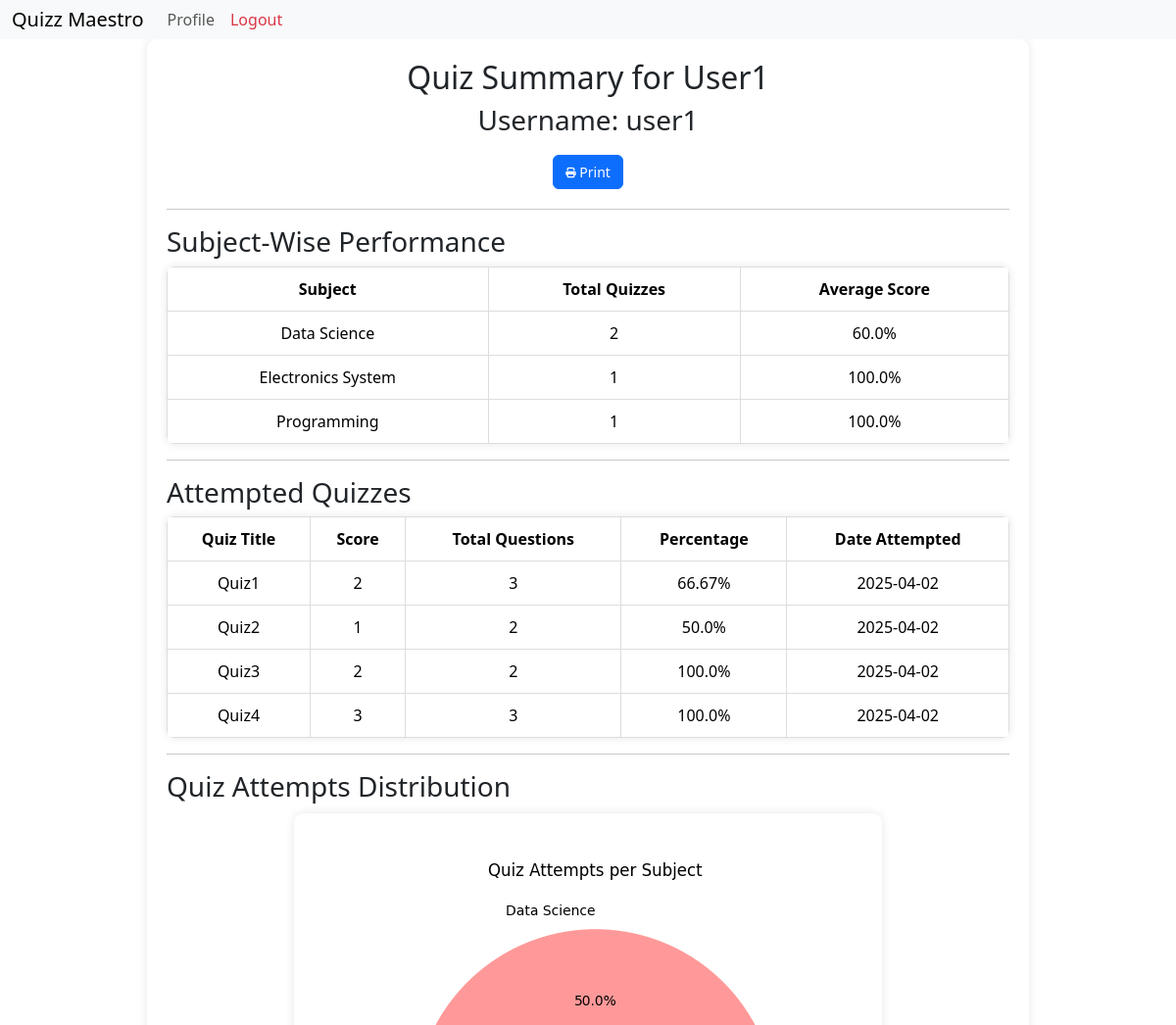
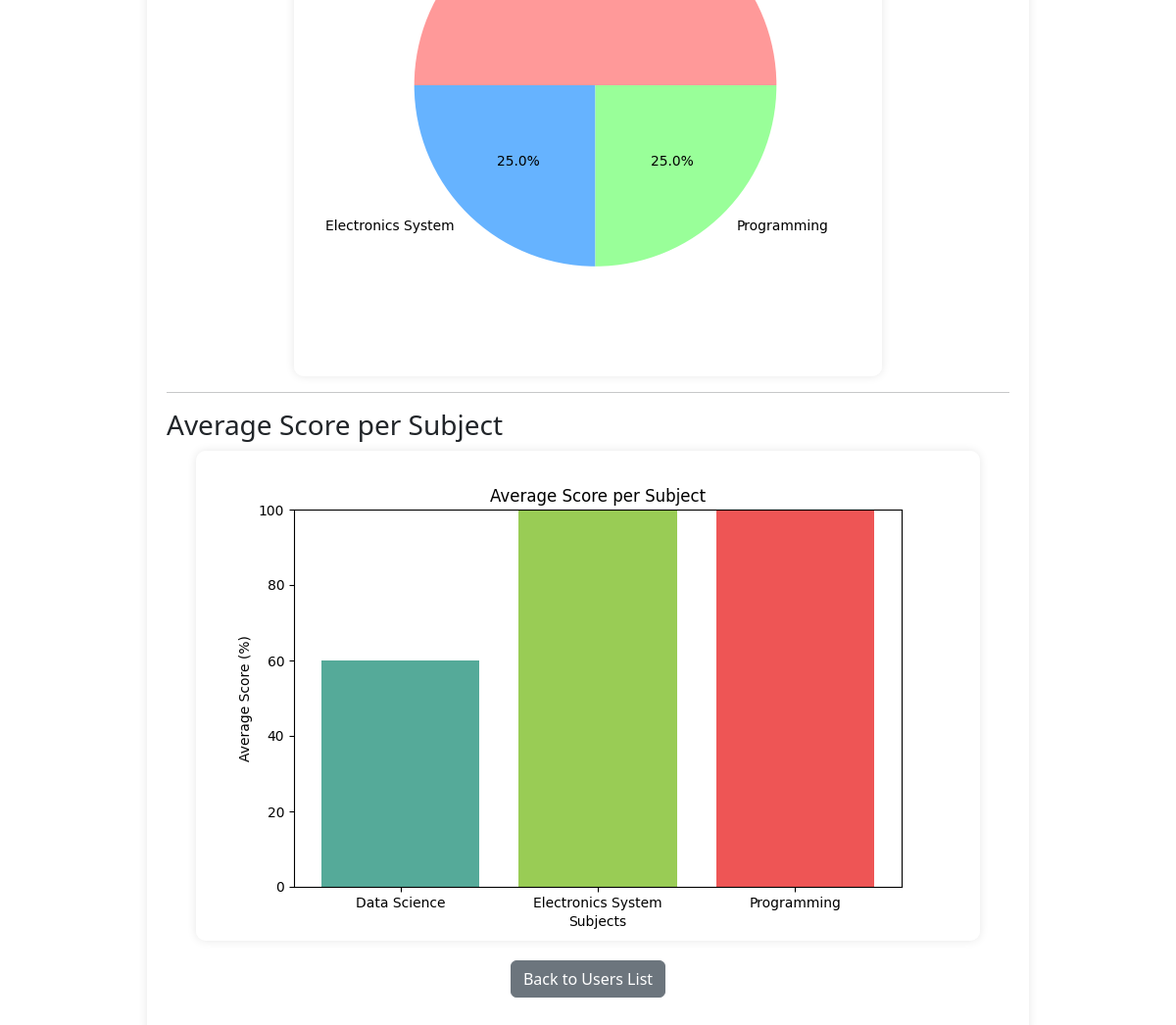
The app's page /admin/user/2/summary (signed in) with its own data (2 pictures, top to bottom).
### models.py (models this page shows, shortened)
class User(db.Model):
    __tablename__ = 'user'
    id = db.Column(db.Integer, primary_key=True)
    username = db.Column(db.String(40), unique=True, nullable=False)
    passhash = db.Column(db.String(512), nullable=False)
    name = db.Column(db.String(80), nullable=True)
    qualification = db.Column(db.String(80), nullable=True)
    dob = db.Column(db.Date, nullable=True)
    is_admin = db.Column(db.Boolean, nullable=False, default=False)
    @property
    def password(self):
        raise AttributeError('password is not a readable attribute')

class Subject(db.Model):
    id = db.Column(db.Integer, primary_key=True)
    name = db.Column(db.String(80), nullable=False)
    description = db.Column(db.String(200), nullable=True)
    chapters = db.relationship('Chapter', backref='subject', lazy=True)

class Quiz(db.Model):
    id = db.Column(db.Integer, primary_key=True)
    title = db.Column(db.String(100), nullable=False)
    quiz_date = db.Column(db.Date, nullable=False)
    duration = db.Column(db.Integer, nullable=False, default=30)
    chapter_id = db.Column(db.Integer, db.ForeignKey('chapter.id', ondelete = 'CASCADE'), nullable=False)
    attempts = db.relationship('QuizAttempt', back_populates="quiz")

### routes.py (the view)
@app.route('/admin/user/<int:user_id>/summary', methods=['GET'])
@admin_required
def user_summary(user_id):
    user = User.query.get_or_404(user_id)
    quiz_attempts = QuizAttempt.query.filter_by(user_id=user_id).all()
    subject_analysis = {}
    attempted_quizzes = []
    for attempt in quiz_attempts:
        quiz = Quiz.query.get(attempt.quiz_id)
        chapter = Chapter.query.get(quiz.chapter_id)
        subject = Subject.query.get(chapter.subject_id)
        attempted_quizzes.append({
            "quiz_title": quiz.title,
            "score": attempt.score,
            "total_questions": attempt.total_questions,
            "date_attempted": attempt.date_attempted.strftime('%Y-%m-%d')
        })
        if subject.name not in subject_analysis:
            subject_analysis[subject.name] = {'total_quizzes': 0, 'total_score': 0, 'total_questions': 0}
        subject_analysis[subject.name]['total_quizzes'] += 1
        subject_analysis[subject.name]['total_score'] += attempt.score
        subject_analysis[subject.name]['total_questions'] += attempt.total_questions
    for subject in subject_analysis:
        if subject_analysis[subject]['total_questions'] > 0:
            subject_analysis[subject]['average_score'] = (
                subject_analysis[subject]['total_score'] / subject_analysis[subject]['total_questions']
            )
        else:
            subject_analysis[subject]['average_score'] = 0
    subjects = list(subject_analysis.keys())
    quiz_counts = [subject_analysis[sub]['total_quizzes'] for sub in subjects]
    plt.figure(figsize=(6, 6))
    plt.pie(quiz_counts, labels=subjects, autopct='%1.1f%%', colors=['#ff9999','#66b3ff','#99ff99','#ffcc99'])
    plt.title("Quiz Attempts per Subject")
    pie_img = io.BytesIO()
    plt.savefig(pie_img, format='png')
    pie_img.seek(0)
    pie_data = base64.b64encode(pie_img.getvalue()).decode()
    avg_scores = [(subject_analysis[sub]['average_score'] * 100) for sub in subjects]
    plt.figure(figsize=(8, 5))
    plt.bar(subjects, avg_scores, color=['#5a9', '#9c5', '#e55', '#77f'])
    plt.xlabel("Subjects")
    plt.ylabel("Average Score (%)")
    plt.title("Average Score per Subject")
    plt.ylim(0, 100)
    bar_img = io.BytesIO()
    plt.savefig(bar_img, format='png')
    bar_img.seek(0)
    bar_data = base64.b64encode(bar_img.getvalue()).decode()
    return render_template(
        'admin/user_summary.html',
        user=user,
        attempted_quizzes=attempted_quizzes,
        subject_analysis=subject_analysis,
        pie_chart=pie_data,
        bar_chart=bar_data
    )

### routes.py (called while the page is built)
def admin_required(func):
    @wraps(func)
    def inner(*args, **kwargs):
        user_id = session.get('user_id')
        if not user_id:
            flash('Please login to continue')
            return redirect(url_for('login'))
        user = User.query.get(user_id)
        if not user:
            session.pop('user_id', None)  # Remove invalid session
            flash('User does not exist. Please login again.')
            return redirect(url_for('login'))
        if not user.is_admin:
            return redirect(url_for('index'))
        return func(*args, **kwargs)
    return inner

### templates/admin/user_summary.html (shortened to what this page needs)
{% extends 'layout.html' %}
{% block content %}
<div class="summary-container">
    <div class="heading">
        <h2>Quiz Summary for {{ user.name }}</h2>
        <h3>Username: {{ user.username }}</h3>
        <button type="button" class="btn btn-primary print-btn" onclick="window.print()">
             Print
        </button>
    </div>
    <hr>
    <h3>Subject-Wise Performance</h3>
    {% if subject_analysis %}
    <table class="table custom-table">
        <thead>
            <tr>
                <th>Subject</th>
                <th>Total Quizzes</th>
                <th>Average Score</th>
            </tr>
        </thead>
        <tbody>
            {% for subject, data in subject_analysis.items() %}
            <tr>
                <td>{{ subject }}</td>
                <td>{{ data.total_quizzes }}</td>
                <td>{{ (data.average_score * 100)|round(2) }}%</td>
            </tr>
            {% endfor %}
        </tbody>
    </table>
    {% else %}
    <p class="no-data">No subject-wise data available.</p>
    {% endif %}
    <hr>
    <h3>Attempted Quizzes</h3>
    {% if attempted_quizzes %}
    <table class="table custom-table">
        <thead>
            <tr>
                <th>Quiz Title</th>
                <th>Score</th>
                <th>Total Questions</th>
                <th>Percentage</th>
                <th>Date Attempted</th>
            </tr>
        </thead>
        <tbody>
            {% for quiz in attempted_quizzes %}
            <tr>
                <td>{{ quiz.quiz_title }}</td>
                <td>{{ quiz.score }}</td>
                <td>{{ quiz.total_questions }}</td>
                {% if quiz.total_questions != 0 %}
                <td> {{ ((quiz.score/quiz.total_questions)*100)|round(2) }}%</td>
                {% else %}
                <td> N/A </td>
                {% endif %}
                <td>{{ quiz.date_attempted }}</td>
            </tr>
            {% endfor %}
        </tbody>
    </table>
    {% else %}
    <p class="no-data">No quizzes attempted yet.</p>
    {% endif %}
    <hr>
    <h3>Quiz Attempts Distribution</h3>
    {% if subject_analysis %}
    <img alt="Quiz Attempts per Subject" class="chart-img">
    {% else %}
    <p class="no-data">No data available for subject-wise quiz attempts.</p>
    {% endif %}
    <hr>
    <h3>Average Score per Subject</h3>
    {% if subject_analysis %}
    <img alt="Average Score per Subject" class="chart-img">
    {% else %}
    <p class="no-data">No data available for average scores.</p>
    {% endif %}
    <a href="{{ url_for('admin_users') }}" class="btn btn-secondary back-btn">Back to Users List</a>
</div>
{% endblock %}

### templates/layout.html (style rules this page uses)
body { margin : 0; padding: 0; }

### templates/admin/user_summary.html (style rules this page uses)
.summary-container { max-width: 900px; margin: auto; padding: 20px; background: rgba(255, 255, 255, 0.9); border-radius: 10px; box-shadow: 0px 0px 10px rgba(0, 0, 0, 0.1); }
.heading { text-align: center; margin-bottom: 20px; }
.print-btn { margin-top: 10px; font-size: 14px; }
.custom-table { width: 100%; background: white; border-radius: 8px; overflow: hidden; box-shadow: 0px 0px 10px rgba(0, 0, 0, 0.1); }
.custom-table th, .custom-table td { padding: 10px; text-align: center; border: 1px solid #ddd; }
.chart-img { display: block; max-width: 100%; margin: 10px auto; border-radius: 10px; box-shadow: 0px 0px 10px rgba(0, 0, 0, 0.1); }
.back-btn { display: block; width: fit-content; margin: 20px auto; text-align: center; }

### records on screen
User: name "User1", username "user1"
Subject: name "Data Science", total_quizzes "2", average_score "60.0"
Subject: name "Electronics System", total_quizzes "1", average_score "100.0"
Subject: name "Programming", total_quizzes "1", average_score "100.0"
Quiz: quiz_title "Quiz1", score "2", total_questions "3", score "66.67", date_attempted "2025-04-02"
Quiz: quiz_title "Quiz2", score "1", total_questions "2", score "50.0", date_attempted "2025-04-02"
Quiz: quiz_title "Quiz3", score "2", total_questions "2", score "100.0", date_attempted "2025-04-02"
Quiz: quiz_title "Quiz4", score "3", total_questions "3", score "100.0", date_attempted "2025-04-02"
